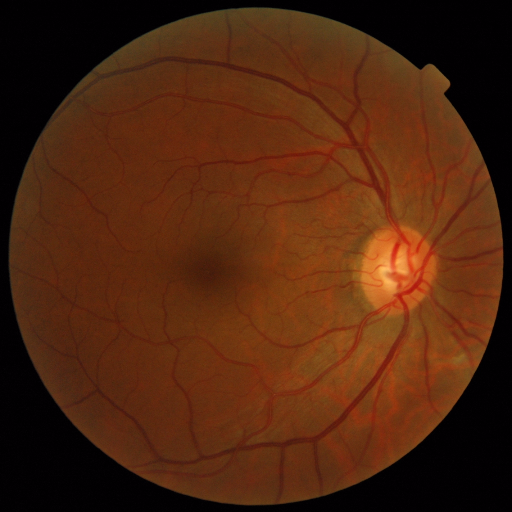
#> input picture Preprocessing/Sample Images From Messidor2/20051020_43808_0100_PP.png, 512 x 512 px, found by its file name
$ python 'DR Binary Classifier.py'
#> lines starting #> are read from the running program, lines starting #| are printed output that depends on the picture; after the words box and inside, x2 and y2 are one past the last pixel; in counts of white or black regions, pixels touching at a corner belong together
#> in circle_crop_v2, img is the input picture: shape (512, 512, 3); mean B, G, R 14.7, 37.8, 79.5
#  Preprocessing for all datasets

#Circular Crop
#Resize
#Gaussian Blur

### REQUIREMENTS
#install tensorflow 1.14.0
#install keras 2.4.0


# import libraries

import warnings
import numpy as np
import tensorflow as tf
import cv2
from PIL import Image
import pandas as pd
import scipy
import matplotlib.pyplot as plt


warnings.filterwarnings("ignore")

print(tf.__version__)
print(cv2.__version__)

# Image size
im_size = 320
# Batch size
BATCH_SIZE = 32
# Bucket Number
bucket_num = 9


# Crop function: https://www.kaggle.com/ratthachat/aptos-updated-preprocessing-ben-s-cropping

import os
import glob
import cv2
import numpy as np
def crop_image_from_gray(img,tol=7):
    """
    Crop out black borders
    https://www.kaggle.com/ratthachat/aptos-updated-preprocessing-ben-s-cropping
    """
#> called with tol = 7

    if img.ndim ==2:
        mask = img>tol
        return img[np.ix_(mask.any(1),mask.any(0))]
    elif img.ndim==3:
        gray_img = cv2.cvtColor(img, cv2.COLOR_BGR2GRAY)
        mask = gray_img>tol
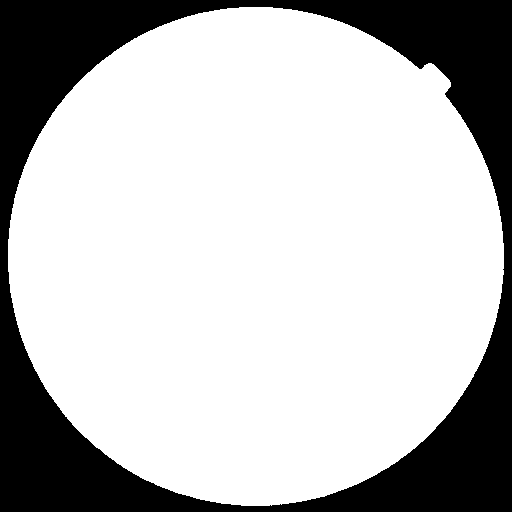
#> mask: shape (512, 512) bool; 74.3% white; 1 black region, box (x1, y1, x2, y2) and area: (0, 0, 512, 512) 67289
        check_shape = img[:,:,0][np.ix_(mask.any(1),mask.any(0))].shape[0]
#> check_shape = 499
        if (check_shape == 0):
            return img
        else:
            img1=img[:,:,0][np.ix_(mask.any(1),mask.any(0))]
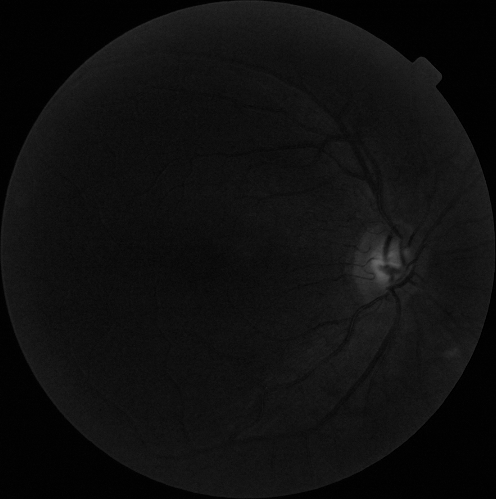
#> img1: shape (499, 496); min 0, max 101, mean 15.4
            img2=img[:,:,1][np.ix_(mask.any(1),mask.any(0))]
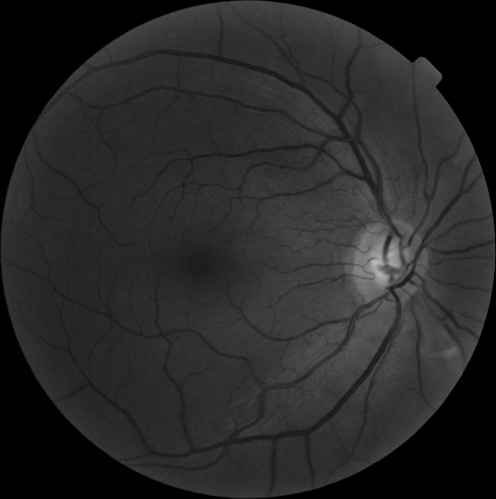
#> img2: shape (499, 496); min 0, max 187, mean 40
            img3=img[:,:,2][np.ix_(mask.any(1),mask.any(0))]
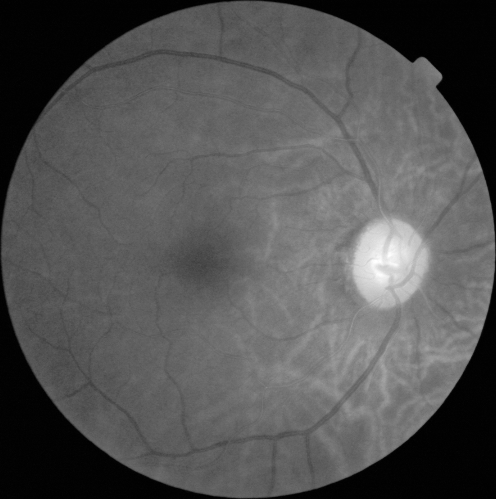
#> img3: shape (499, 496); min 0, max 255, mean 84.1
            img = np.stack([img1,img2,img3],axis=-1)
#> img: shape (499, 496, 3)
        return img

def circle_crop_v2(img):
    """
    Create circular crop around image centre
    """
    img = cv2.imread(img)
    img = crop_image_from_gray(img)

    height, width, depth = img.shape
#> height = 499; width = 496; depth = 3
    largest_side = np.max((height, width))
#> largest_side = 499
    img = cv2.resize(img, (largest_side, largest_side))
#> img: shape (499, 499, 3)

    height, width, depth = img.shape
#> width = 499

    x = int(width / 2)
#> x = 249
    y = int(height / 2)
#> y = 249
    r = np.amin((x, y))
#> r = 249

    circle_img = np.zeros((height, width), np.uint8)
    cv2.circle(circle_img, (x, y), int(r), 1, thickness=-1)
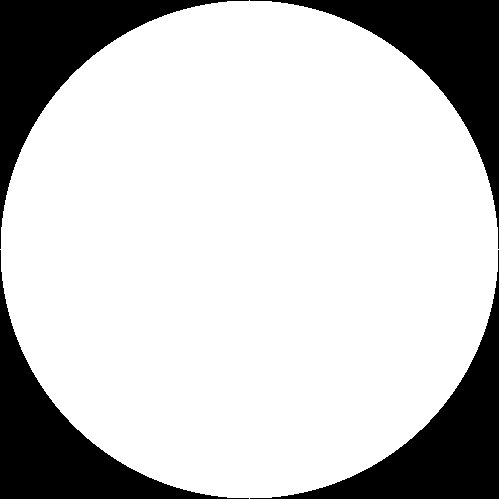
#> circle_img: shape (499, 499); values 0 (black) and 1 (white), 78.2% white; 4 black regions, box (x1, y1, x2, y2) and area: (0, 0, 249, 249) 13567, (250, 0, 499, 249) 13567, (0, 250, 249, 499) 13567, (250, 250, 499, 499) 13567
    img = cv2.bitwise_and(img, img, mask=circle_img)
    img = crop_image_from_gray(img)
#> call 2 of crop_image_from_gray, with tol = 7
#> in crop_image_from_gray (call 2), `gray_img = cv2.cvtColor(img, cv2.COLOR_BGR2GRAY)`:
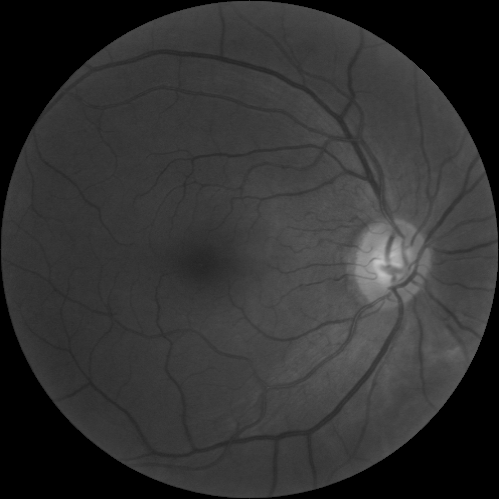
#> gray_img: shape (499, 499); min 0, max 197, mean 50

    return img

def preprocess_image_old(image, desired_size=im_size):
    img = circle_crop_v2(image)  # takes path
    img = cv2.resize(img, (desired_size, desired_size))
#> img: shape (320, 320, 3)
    img = cv2.addWeighted(img,4,cv2.GaussianBlur(img, (0,0), desired_size/40) ,-4 ,128)#blend two images
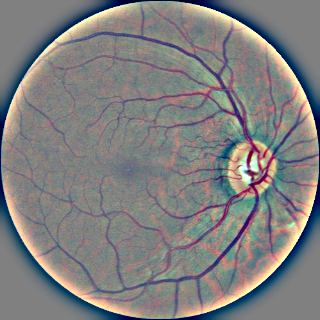
#> img: shape (320, 320, 3); mean B, G, R 127.8, 127.8, 128.3

    return img


ImgPath=r'D://Kolyah//Graduation Project//Preprocessing//Sample Images From Messidor2//20051020_43808_0100_PP.png'
processed=preprocess_image_old(ImgPath)

$ run again, with Preprocessing/Sample Images From Messidor2/20051020_43832_0100_PP.png copied over Preprocessing/Sample Images From Messidor2/20051020_43808_0100_PP.png
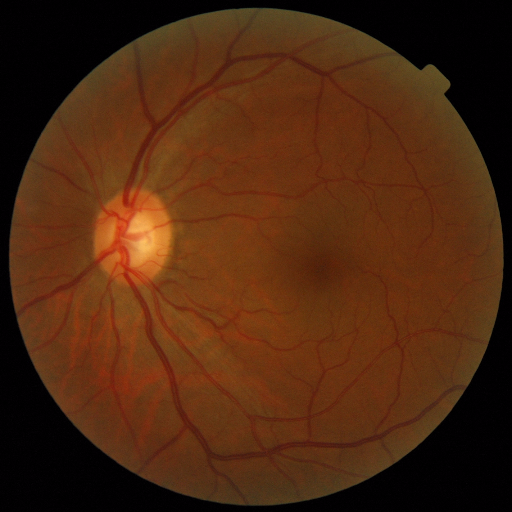
#> input picture Preprocessing/Sample Images From Messidor2/20051020_43832_0100_PP.png, 512 x 512 px, found by its file name
#> in circle_crop_v2, img is the input picture: shape (512, 512, 3); mean B, G, R 15.9, 39.9, 77.9
#> in crop_image_from_gray, `mask = gray_img>tol`:
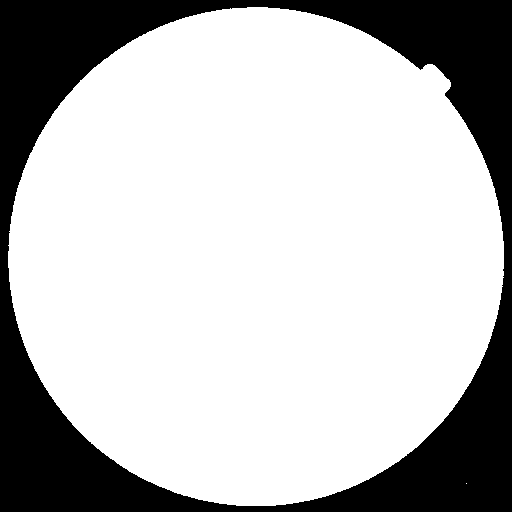
#> mask: shape (512, 512) bool; 74.3% white; 1 black region, box (x1, y1, x2, y2) and area: (0, 0, 512, 512) 67373
#> circle_img: shape (499, 499); values 0 (black) and 1 (white), 78.2% white; 4 black regions, box (x1, y1, x2, y2) and area: (0, 0, 249, 249) 13567, (250, 0, 499, 249) 13567, (0, 250, 249, 499) 13567, (250, 250, 499, 499) 13567
#> gray_img: shape (499, 499)
#> img1: shape (499, 499)
#> img2: shape (499, 499)
#> img3: shape (499, 499)
#> in preprocess_image_old, `img = cv2.addWeighted(img,4,cv2.GaussianBlur(img, (0,0), desired_size/..`:
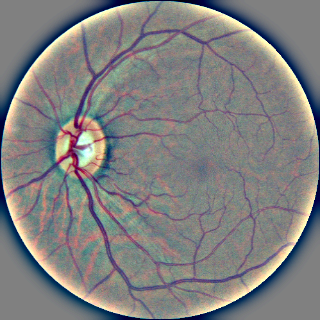
#> img: shape (320, 320, 3); mean B, G, R 127.9, 127.8, 128.4
